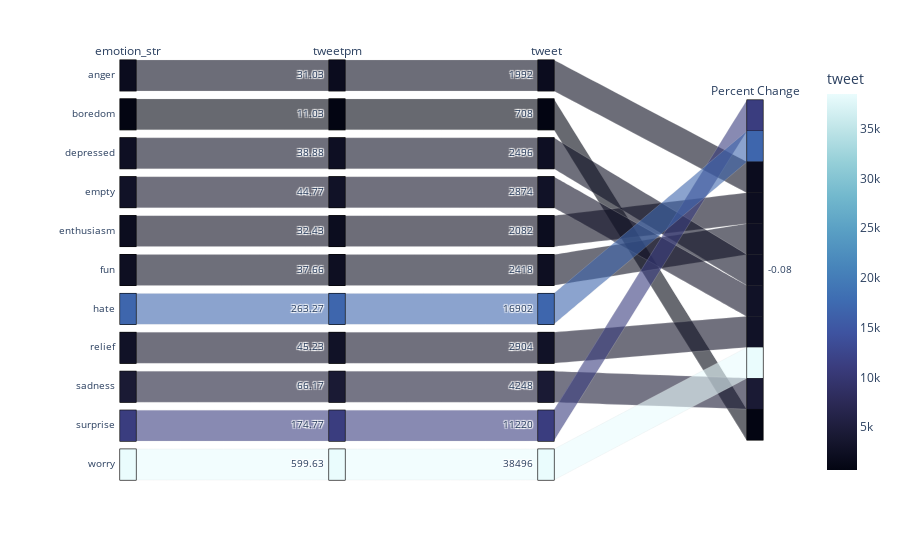

The notebook cell this image was saved under:
### Code cell
Covid_SP500_Feb = Covid_SP500.loc[Covid_SP500['Month'] == 'February']
Covid_SP500_Feb = Covid_SP500_Feb.round(decimals=2)

Covid_SP500_Mar = Covid_SP500.loc[Covid_SP500['Month'] == 'March']
Covid_SP500_Mar = Covid_SP500_Mar.round(decimals=2)


px.parallel_categories(
    Covid_SP500_Feb,
    dimensions=['emotion_str','tweetpm', 'tweet', 'Percent Change'],
    color="tweet",
    color_continuous_scale=px.colors.sequential.ice      
)

### Figure 1 — Plotly figure (JSON) as saved in the notebook; plotly's stock layout.template omitted (floating-point values rounded to 4 significant figures)
{"data": [{"dimensions": [{"label": "emotion_str", "values": ["anger", "boredom", "depressed", "empty", "enthusiasm", "fun", "hate", "relief", "sadness", "surprise", "worry"]}, {"label": "tweetpm", "values": [31.03, 11.03, 38.88, 44.77, 32.43, 37.66, 263.3, 45.23, 66.17, 174.8, 599.6]}, {"label": "tweet", "values": [1992, 708, 2496, 2874, 2082, 2418, 16902, 2904, 4248, 11220, 38496]}, {"label": "Percent Change", "values": [-0.08, -0.08, -0.08, -0.08, -0.08, -0.08, -0.08, -0.08, -0.08, -0.08, -0.08]}], "domain": {"x": [0, 1], "y": [0, 1]}, "line": {"color": [1992, 708, 2496, 2874, 2082, 2418, 16902, 2904, 4248, 11220, 38496], "coloraxis": "coloraxis"}, "name": "", "type": "parcats"}], "layout": {"autosize": true, "coloraxis": {"colorbar": {"title": {"text": "tweet"}}, "colorscale": [[0, "rgb(3, 5, 18)"], [0.09091, "rgb(25, 25, 51)"], [0.1818, "rgb(44, 42, 87)"], [0.2727, "rgb(58, 60, 125)"], [0.3636, "rgb(62, 83, 160)"], [0.4545, "rgb(62, 109, 178)"], [0.5455, "rgb(72, 134, 187)"], [0.6364, "rgb(89, 159, 196)"], [0.7273, "rgb(114, 184, 205)"], [0.8182, "rgb(149, 207, 216)"], [0.9091, "rgb(192, 229, 232)"], [1, "rgb(234, 252, 253)"]]}, "legend": {"tracegroupgap": 0}, "margin": {"t": 60}}}
